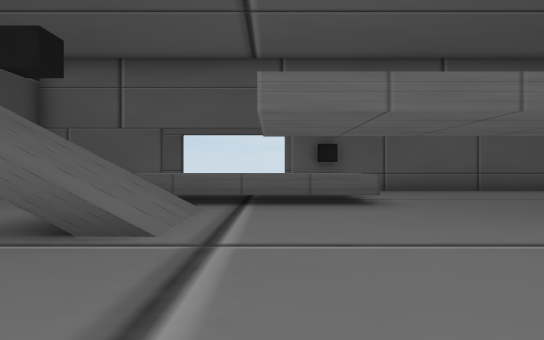
[1] (above)

17 first-person views from a walk through a scene from a Unity 3-D project. The camera is 1.2 m above the floor, looks level and sees 75° across. The floor is counted in squares, 2 m on a side. Each view is taken from the middle of a square. On the plan, view 1 faces up. The plan holds only what a view shows up to about 10 squares ahead; the rest is blank. The place goes on beyond the plan. The player is left out.

[2]
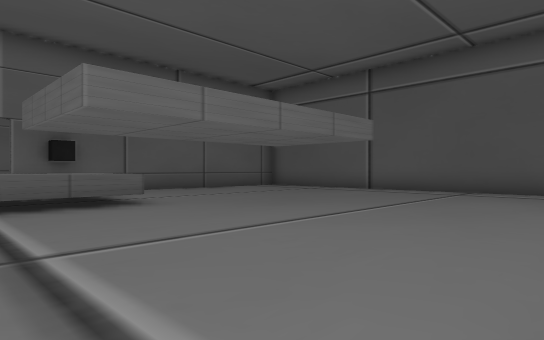

[3]
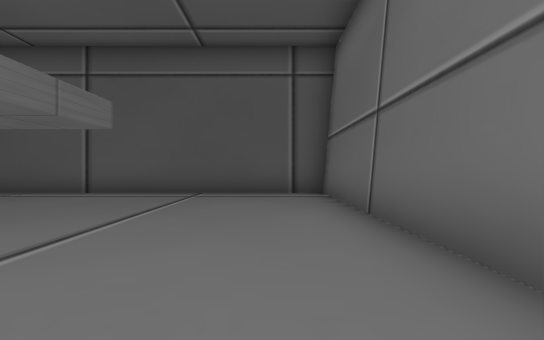

[4]
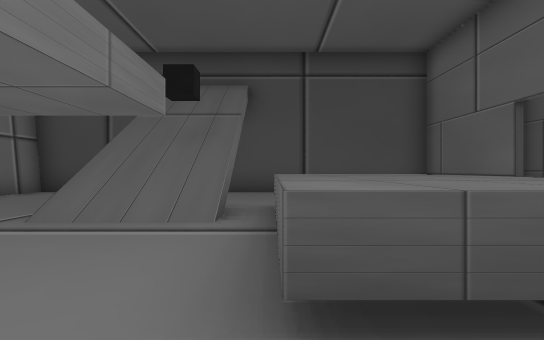

[5]
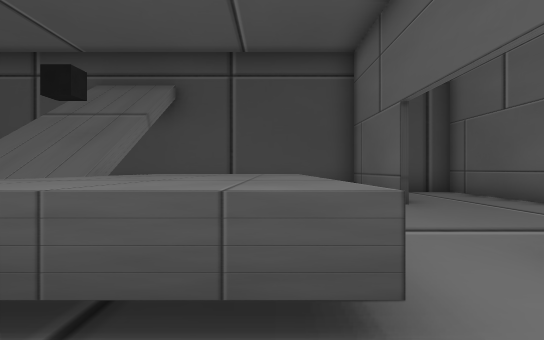

[6]
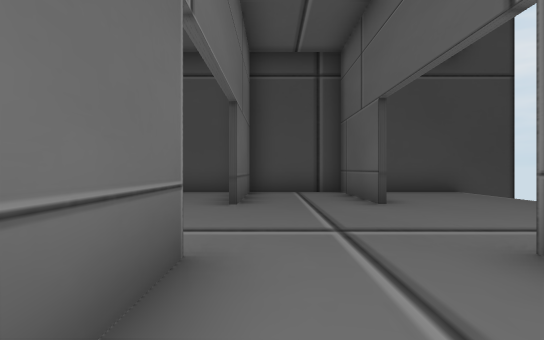

[7]
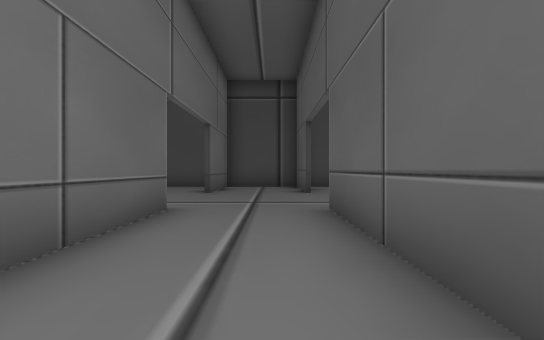

[8]
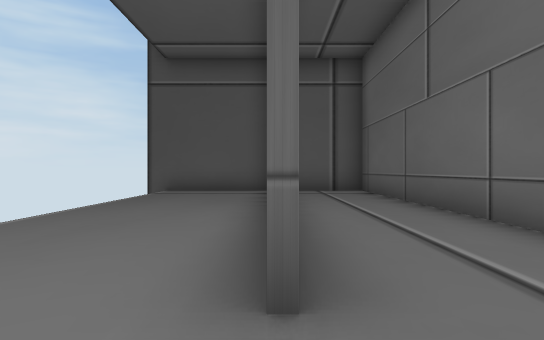

[9]
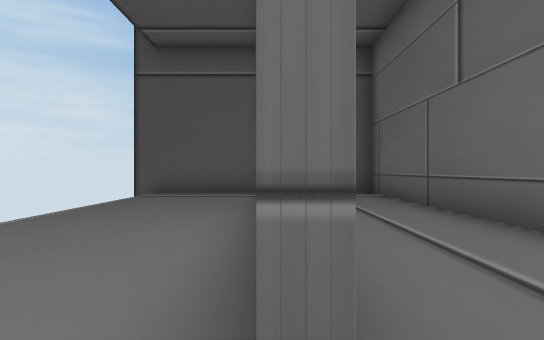

[10]
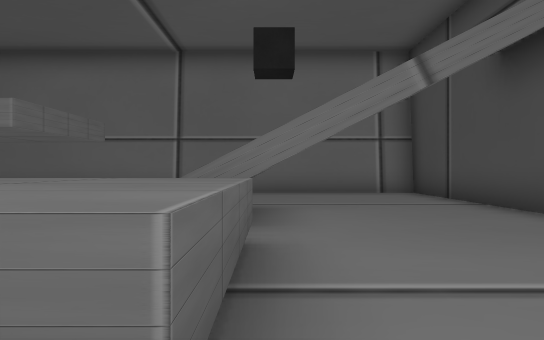

[11]
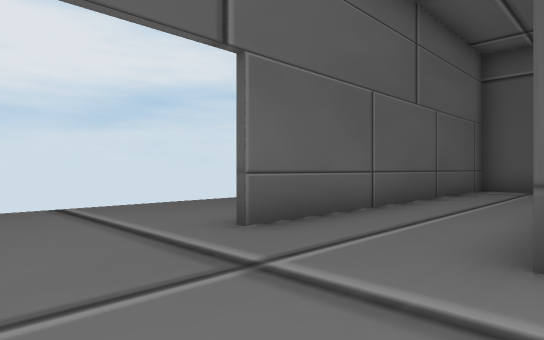

[12]
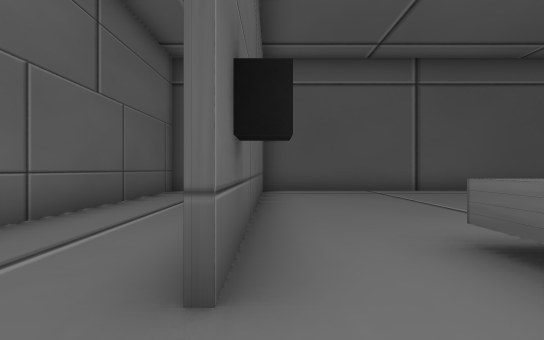

[13]
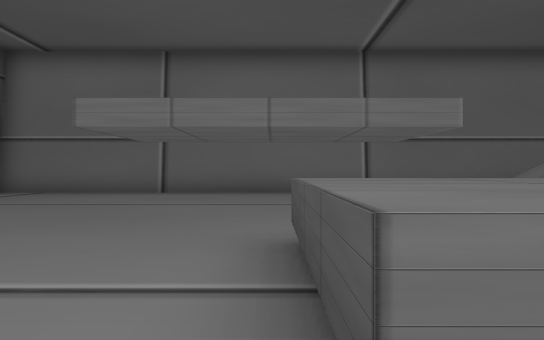

[14]
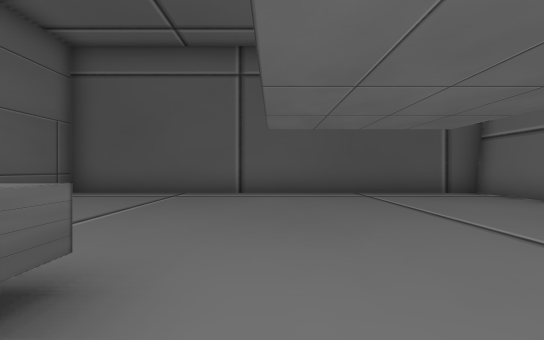

[15]
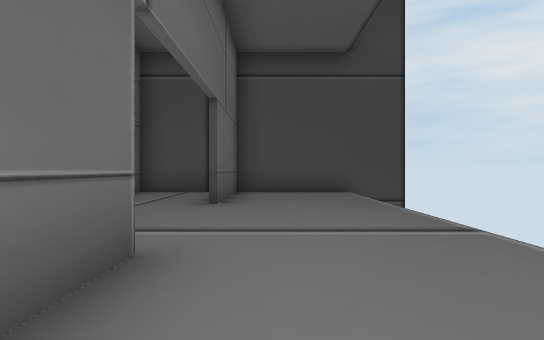

[16]
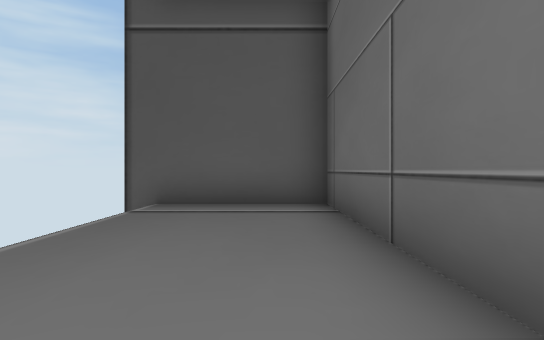

[17]
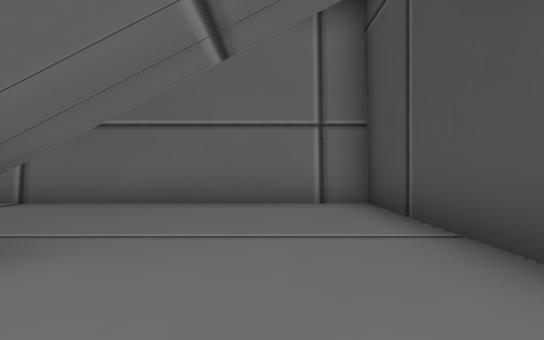

### Floor plan
Key: @ floor where view 1 was taken; # wall or solid block; . floor; / step, stairs or slope; ^ raised ledge; C cube.
Columns run from 7 left of view 1 to 10 right of it. Each row starts with its distance up from view 1.
 17 #                #
 16 #................#
 15 #................#
 14 #................#
 13 ####....##########
 12 #................#
 11 #................#
 10 ####....##########
  9 #.... ...........#
  8 #  ..^^^^........#
  7 # ...^^^^........#
  6 #....^^^^........#
  5 #..////..........#
  4 #...C//..........#
  3 #...///..........#
  2 #................#
  1 #................#
  0 #......@.........#
 -1 ##################

Positions as (right, up) in squares from view 1, and headings:
1: (0, 0), facing up
2: (-1, 0), facing up-right
3: (0, 1), facing right
4: (3, 6), facing left
5: (3, 8), facing left
6: (3, 11), facing left
7: (6, 12), facing left
8: (-1, 13), facing right
9: (0, 13), facing right
10: (-3, 9), facing down
11: (-2, 10), facing up-right
12: (-1, 10), facing right
13: (2, 9), facing down
14: (0, 5), facing right
15: (3, 14), facing left
16: (3, 14), facing right
17: (-5, 6), facing down
